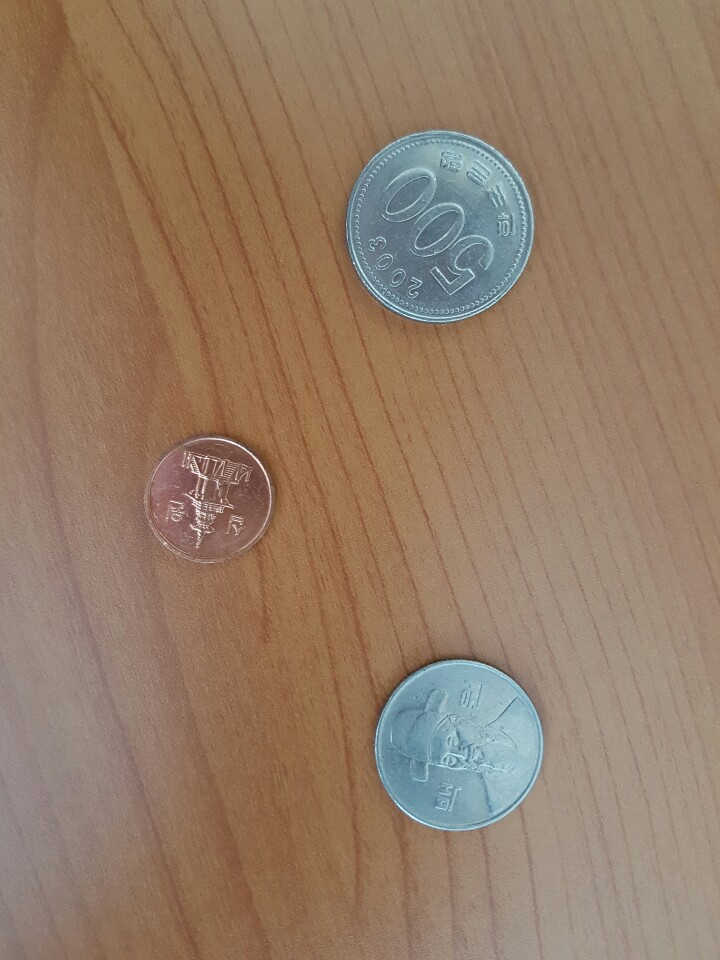
#> input picture images/coin3.jpg, 720 x 960 px
$ python cv49_1_coin_cal.py
#> lines starting #> are read from the running program, lines starting #| are printed output that depends on the picture; after the words box and inside, x2 and y2 are one past the last pixel; in counts of white or black regions, pixels touching at a corner belong together; long printed decimals are rounded
# 동전 10,100,500원 구별
# 동전 검출하기 -> 허프 원 검출
# 동전 구분하기 -> 색상 정보 이용
import sys, cv2, numpy as np

# 입력 영상 불러오기
src = cv2.imread('./images/coin3.jpg')
#> src is the input picture: shape (960, 720, 3); mean B, G, R 103, 123.9, 148.5
# src = cv2.imread('./images/traffic_light.jpg')
# src = cv2.imread('./images/coin4.jpg')
if src is None:
    print('Image load failed')
    sys.exit()

# 히스토그램 그리는 함수
def getHistDraw(hist):
    imgHist = np.full((100,180), 255, dtype=np.uint8)
    histMax = np.max(hist)
    for x in range(180):
        pt1 = (x, 100)
        pt2 = (x, 100 - int(hist[x,0] * 100 / histMax))
        cv2.line(imgHist, pt1, pt2, 0)
    return imgHist

# 허프변환 시 블러처리 하는게 성능이 좋음
gray = cv2.cvtColor(src, cv2.COLOR_BGR2GRAY) # 원검출을 위해 그레이스케일로 변환
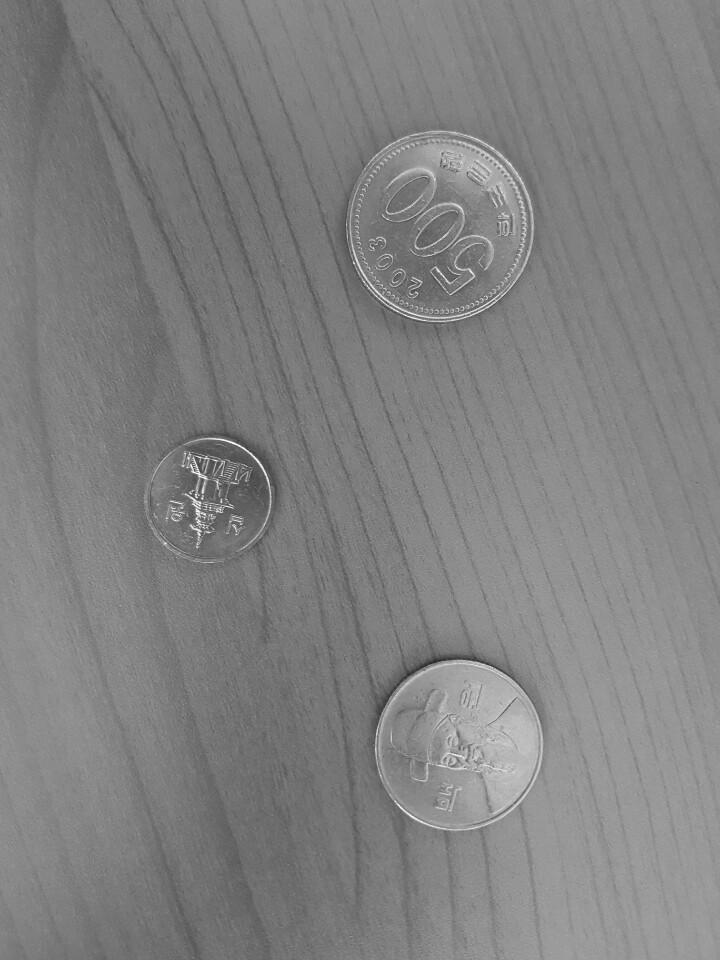
#> gray: shape (960, 720); min 35, max 251, mean 128.8
# 허프변환 함수가 노이즈에 민감하기 때문에 가우시안 블러로 노이즈 제거
blur = cv2.GaussianBlur(gray, (0,0), 1) # (src, ksize, sigmaX)

# 허프변환 원 검출 함수
circles = cv2.HoughCircles(blur, cv2.HOUGH_GRADIENT, 1, 50, param1=250, param2=40, minRadius=50, maxRadius=120) # 파라미터들 테스트 필요
#> circles = [[438.5, 222.5, 93], [458.5, 746.5, 84.9], [210.5, 497.5, 58.3]]


# 원 검출 결과 및 동전 금액 출력
sum_of_money = 0
dst = src.copy()
if circles is not None:
    print(circles.shape)
#| (1, 3, 3)
    # print(circles)
    for i in range(circles.shape[1]): # 동전 갯수만큼 shape=(1,N,3)

        cx, cy, radius = circles[0][i] # 앞에 0은 무조건 넣어줌
        cv2.circle(dst, (cx,cy), radius, (255,0,255), 2, cv2.LINE_AA)

        # 동전 영역 부분 영상 추출
        x1 = int(cx - radius)
        y1 = int(cy - radius)
        x2 = int(cx + radius)
        y2 = int(cy + radius)
        radius = int(radius)

        crop = dst [y1:y2, x1:x2, :]
        ch, cw = crop.shape[:2]

        # 동전 영역에 대한 ROI 마스크 영상 생성
        mask = np.zeros((ch,cw), np.uint8)
        cv2.circle(mask, (cw//2, ch//2), radius, 255, -1)

        # *** hue 계산
        hsv = cv2.cvtColor(crop, cv2.COLOR_BGR2HSV)
        hue, _, _ = cv2.split(hsv)
        # print(hue)
        hist_shift = (hue + 50) % 180    # H의 범위는 0~179
        # 10원 동전의 경우 빨간색 성분이 있어서 2개의 범위로 나뉘니까 그걸 shift로 땡겨오는 것.
        # shift를 안했을 경우 빨간색 성분은 히스토그램에서 양끝에 있을 텐데 그러면 판별하기가 힘들다.
        # 땡겨와서 연결되도록 해줘야 한다.
        # 조명때문에 붉은빛이 들어가는 경우가 있어서 전체적으로 shift를 통해 이동시키는 것.

        # 객체의 평균 색, 흑백 모드에서는 객체의 평균 강도
        # print(cv2.mean(hist_shift, mask)) # (55.56461475743987, 0.0, 0.0, 0.0)
        mean_of_hue = cv2.mean(hist_shift, mask)[0]  # mask 범위만 hue평균 계산하기
        print(mean_of_hue)
        print(radius)

        # 히스토그램 -> 색의 분포를 확인해보려고 hue를 넣는다.
        hist = cv2.calcHist([hue], [0], None, [256], [0, 180])
        hist_chart = getHistDraw(hist)
        # 10원과 100원의 분포도 차이가 크게 없다.

        cv2.imshow('crop', crop)
        cv2.imshow('mask', mask)
        cv2.imshow('hist_chart', hist_chart)
        cv2.waitKey()
        cv2.destroyWindow('crop')
        cv2.destroyWindow('mask')
        cv2.destroyWindow('hist_chart')

        # Hue 평균 > 142보다 크면 500원으로 간주
        # Hue 평균 < 142보다 작으면 100원으로 간주
        # Hue 평균 < 60보다 작으면 10원으로 간주
        # -> mean_of_hue 값을 출력해서 10원과 100원의 값을 알아냈다.


        won = 100
        if mean_of_hue < 55:
            won = 10
        elif mean_of_hue > 140:
            if radius >= 90:
                won = 500
        sum_of_money += won

        cv2.putText(crop, str(won), (20,50), cv2.FONT_HERSHEY_SIMPLEX, 0.75, (255,0,0), 2, cv2.LINE_AA)
#> this loop made 3 passes
#> (cx, cy, radius, x1, y1, x2, y2, mean_of_hue) on passes 1 to 3: (438.5, 222.5, 93, 345, 129, 531, 315, 143.1), (458.5, 746.5, 84, 373, 661, 543, 831, 141.6), (210.5, 497.5, 58, 152, 439, 268, 555, 53.02)
#| 143.054
#| 93
#| 141.605
#| 84
#| 53.018
#| 58
#> pass 1, `hist_shift = (hue + 50) % 180`:
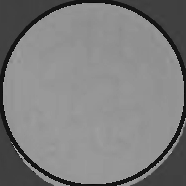
#> hist_shift: shape (186, 186); min 0, max 179, mean 126
#> after the loop:
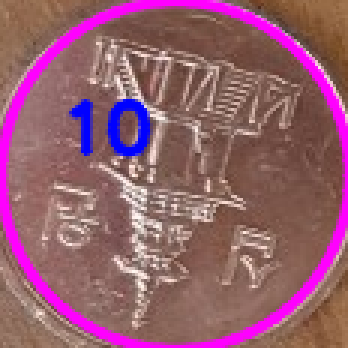
#> crop: shape (116, 116, 3) (shown 3 times larger); mean B, G, R 110.8, 94.3, 147.8
#> after the loop:
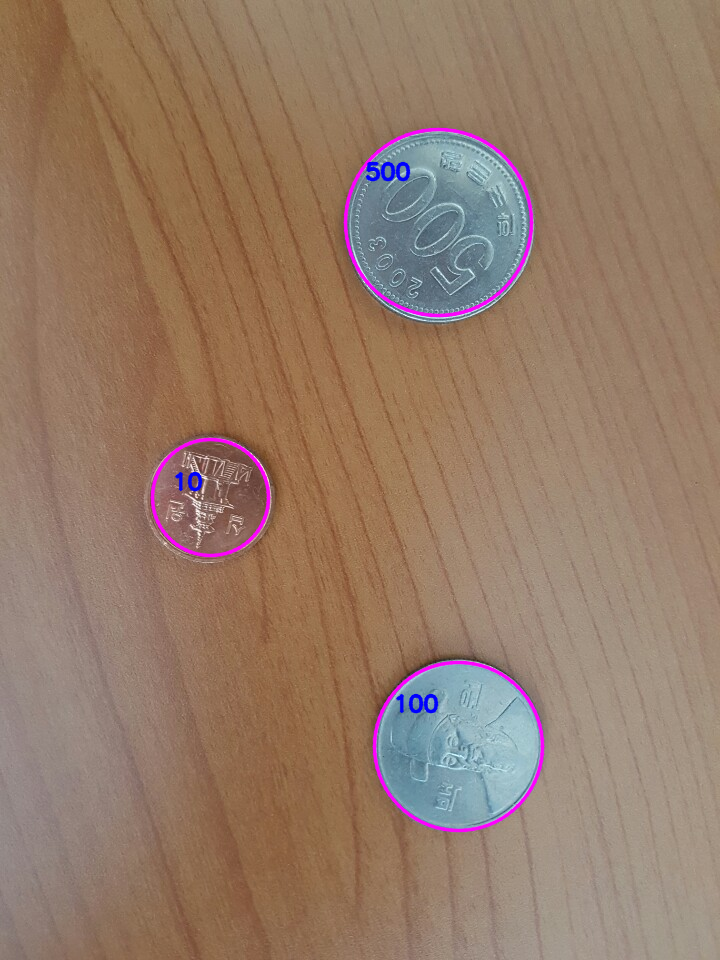
#> dst: shape (960, 720, 3); 1.27% of pixels changed, all inside (x1, y1, x2, y2) = (150, 127, 545, 833)
#> after the loop:
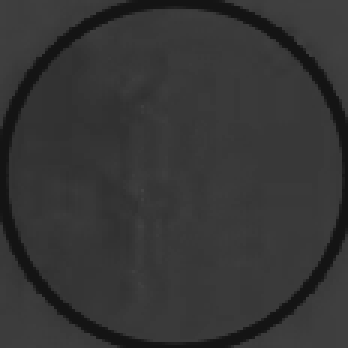
#> hist_shift: shape (116, 116) (shown 3 times larger); min 20, max 68, mean 52.8
#> after the loop: hsv: shape (116, 116, 3); mean H, S, V 26.6, 101.3, 150.3
#> after the loop:
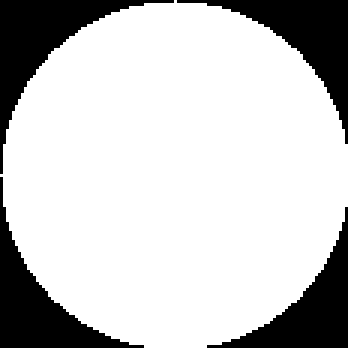
#> mask: shape (116, 116) (shown 3 times larger); 78.4% white; 4 black regions, box (x1, y1, x2, y2) and area: (0, 0, 58, 58) 783, (59, 0, 116, 48) 725, (0, 59, 48, 116) 725, (69, 69, 116, 116) 668
#> after the loop, sum_of_money = 610

# cv2.putText(img, text, org(출력시작좌표), fontFace, fontScale(폰트크기), color(폰트색상), thickness(폰트두께), lineType(선종류))
cv2.putText(dst, str(sum_of_money) + ' won', (40,80), cv2.FONT_HERSHEY_DUPLEX, 2, (255,0,0),2, cv2.LINE_AA)
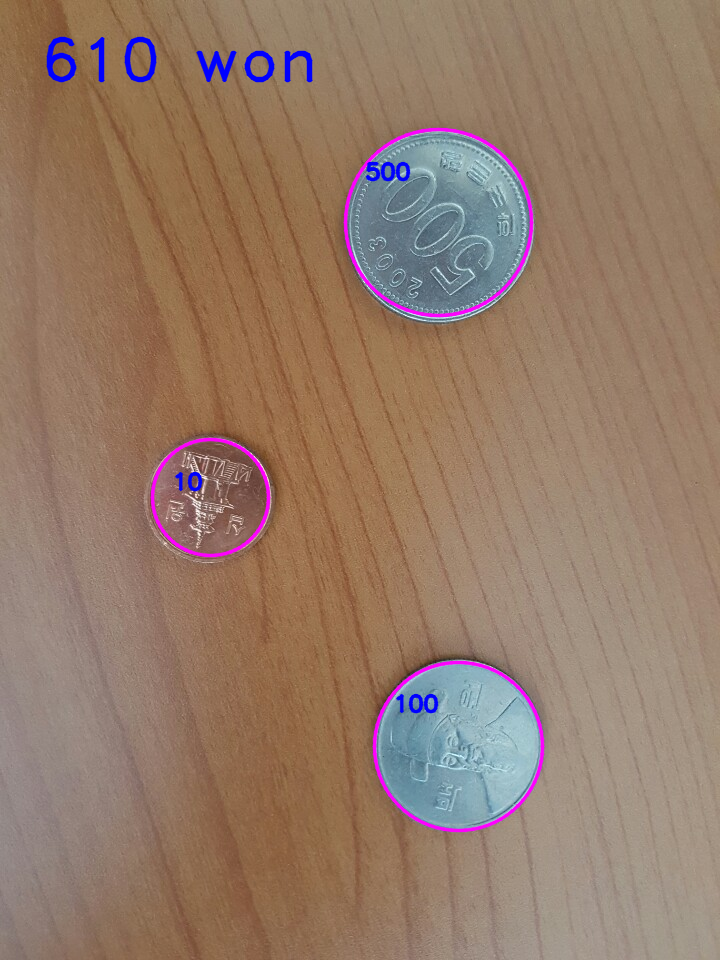
#> dst: shape (960, 720, 3); 0.52% of pixels changed, all inside (x1, y1, x2, y2) = (46, 36, 313, 83)

cv2.imshow('dst',dst)
cv2.waitKey()
cv2.destroyAllWindows()
